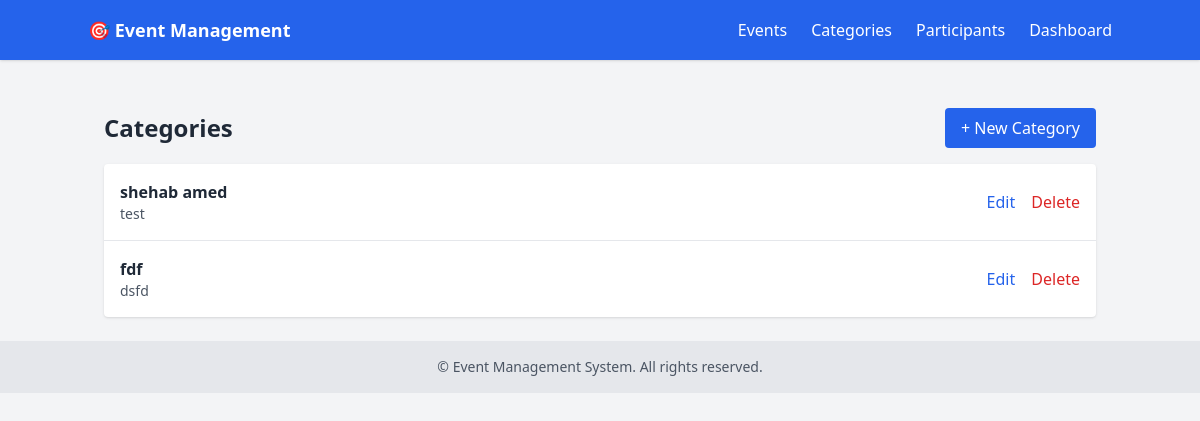
Page /categories/ on the committed database.
### tasks/models.py (models this page shows, shortened)
class Category(models.Model):
    name = models.CharField(max_length=100)
    description = models.TextField()
    class Meta:
        verbose_name_plural = "Categories"

### tasks/views.py (the view)
# urls.py: path('categories/', views.category_list, name='category_list'),
def category_list(request):
    categories = Category.objects.all()
    return render(request, 'tasks/category_list.html', {'categories': categories})

### tasks/templates/tasks/category_list.html (shortened to what this page needs)
{% extends "tasks/base.html" %}
{% block content %}
<div class="flex justify-between items-center mb-4">
    <h1 class="text-2xl font-bold">Categories</h1>
    <a href="{% url 'category_create' %}" class="bg-blue-600 text-white px-4 py-2 rounded hover:bg-blue-700">+ New Category</a>
</div>
<ul class="bg-white rounded shadow divide-y">
    {% for category in categories %}
    <li class="p-4 flex justify-between items-center">
        <div>
            <p class="font-semibold">{{ category.name }}</p>
            <p class="text-sm text-gray-600">{{ category.description }}</p>
        </div>
        <div class="space-x-3">
            <a href="{% url 'category_edit' category.pk %}" class="text-blue-600 hover:underline">Edit</a>
            <a href="{% url 'category_delete' category.pk %}" class="text-red-600 hover:underline">Delete</a>
        </div>
    </li>
    {% empty %}
    <li class="p-4 text-gray-500">No categories yet.</li>
    {% endfor %}
</ul>
{% endblock %}

### rows in the picture
Category: name "shehab amed", description "test"
Category: name "fdf", description "dsfd"
